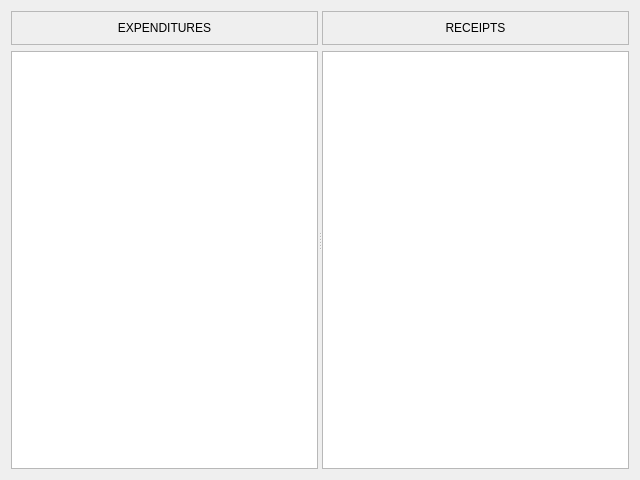
<?xml version="1.0" encoding="UTF-8"?>
<ui version="4.0">
 <class>Form</class>
 <widget class="QWidget" name="Form">
  <property name="geometry">
   <rect>
    <x>0</x>
    <y>0</y>
    <width>640</width>
    <height>480</height>
   </rect>
  </property>
  <property name="windowTitle">
   <string>Form</string>
  </property>
  <layout class="QHBoxLayout" name="horizontalLayout_3">
   <item>
    <widget class="QSplitter" name="splitter">
     <property name="orientation">
      <enum>Qt::Horizontal</enum>
     </property>
     <widget class="QWidget" name="layoutWidget">
      <layout class="QVBoxLayout" name="verticalLayout">
       <item>
        <widget class="QFrame" name="frame">
         <property name="frameShape">
          <enum>QFrame::StyledPanel</enum>
         </property>
         <property name="frameShadow">
          <enum>QFrame::Raised</enum>
         </property>
         <layout class="QHBoxLayout" name="horizontalLayout">
          <item>
           <widget class="QLabel" name="label">
            <property name="text">
             <string>EXPENDITURES</string>
            </property>
            <property name="alignment">
             <set>Qt::AlignCenter</set>
            </property>
           </widget>
          </item>
         </layout>
        </widget>
       </item>
       <item>
        <widget class="QTreeView" name="expendituresView">
         <property name="alternatingRowColors">
          <bool>true</bool>
         </property>
         <property name="animated">
          <bool>true</bool>
         </property>
        </widget>
       </item>
      </layout>
     </widget>
     <widget class="QWidget" name="layoutWidget">
      <layout class="QVBoxLayout" name="verticalLayout_2">
       <item>
        <widget class="QFrame" name="frame_2">
         <property name="frameShape">
          <enum>QFrame::StyledPanel</enum>
         </property>
         <property name="frameShadow">
          <enum>QFrame::Raised</enum>
         </property>
         <layout class="QHBoxLayout" name="horizontalLayout_2">
          <item>
           <widget class="QLabel" name="label_2">
            <property name="text">
             <string>RECEIPTS</string>
            </property>
            <property name="alignment">
             <set>Qt::AlignCenter</set>
            </property>
           </widget>
          </item>
         </layout>
        </widget>
       </item>
       <item>
        <widget class="QTreeView" name="receiptsView">
         <property name="alternatingRowColors">
          <bool>true</bool>
         </property>
         <property name="animated">
          <bool>true</bool>
         </property>
        </widget>
       </item>
      </layout>
     </widget>
    </widget>
   </item>
  </layout>
 </widget>
 <resources/>
 <connections/>
</ui>
